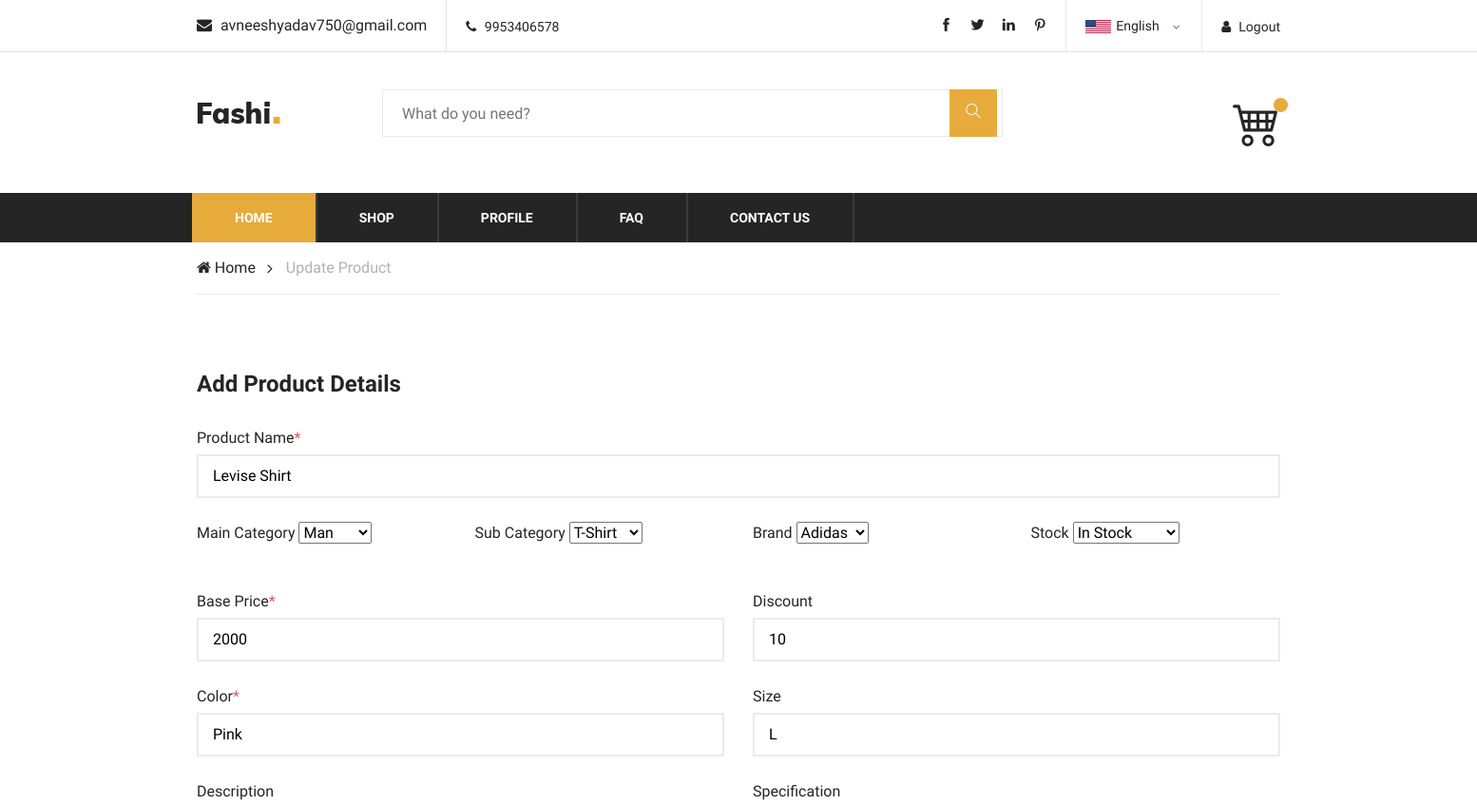
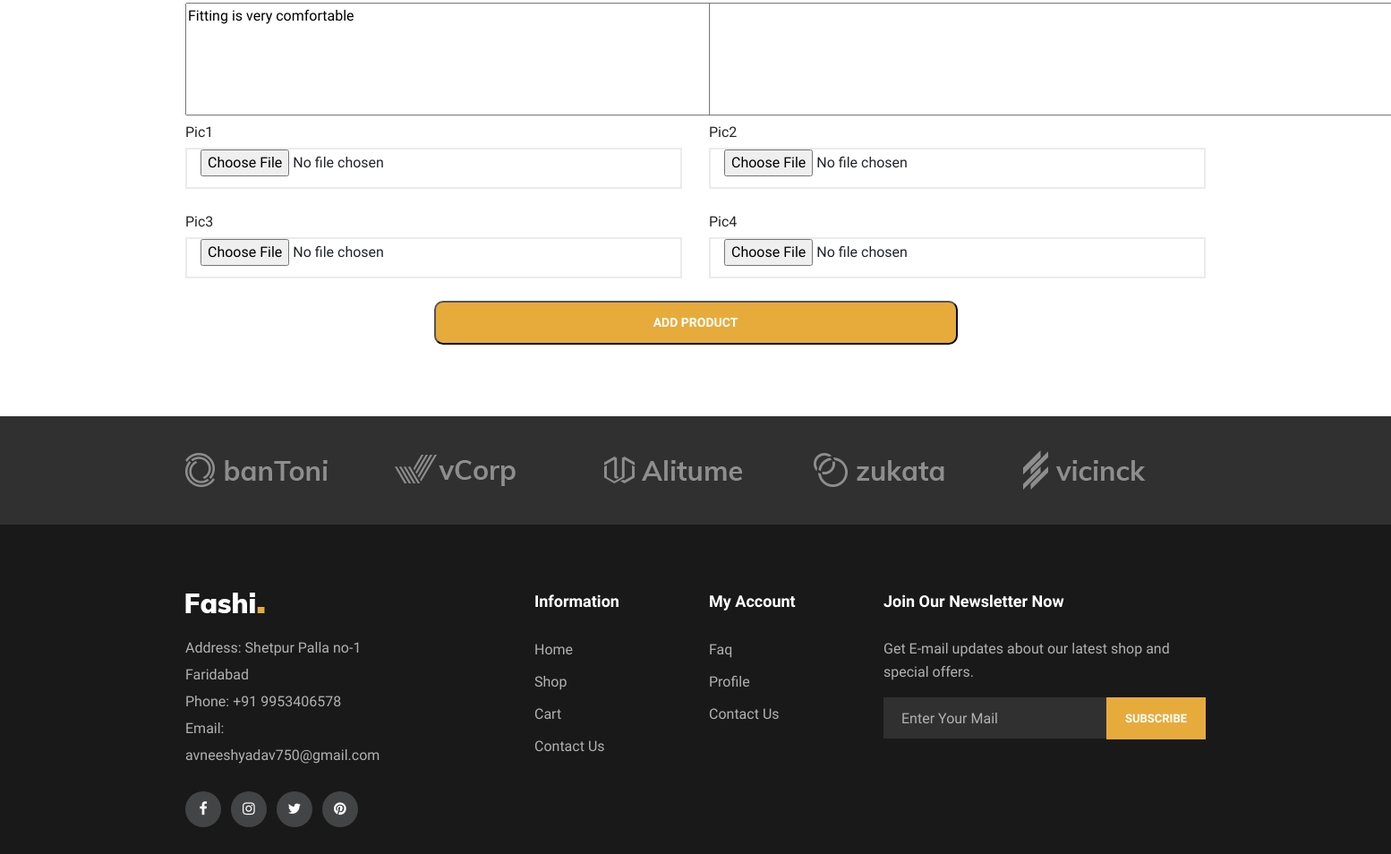
Page /editProduct/6/ (signed in) on the committed database (2 pictures, top to bottom).
### mainApp/models.py (models this page shows, shortened)
class Product(models.Model):
    pid = models.AutoField(primary_key=True)
    name = models.CharField(max_length=50)
    mainCat = models.ForeignKey(MainCat,on_delete=models.CASCADE)
    subCat = models.ForeignKey(SubCat,on_delete=models.CASCADE)
    brand = models.ForeignKey(Brand,on_delete=models.CASCADE)
    seller = models.ForeignKey(Seller,on_delete=models.CASCADE)
    basePrice = models.IntegerField()
    discount = models.IntegerField(default=0,null=True,blank=True)
    finalPrice = models.IntegerField(default=0,null=True,blank=True)
    color = models.CharField(max_length=20)
    size = models.CharField(max_length=10)
    description = models.TextField()
    time = models.DateTimeField(auto_now=True)
    stock = models.BooleanField(default=True)
    pic1 = models.ImageField(upload_to="images/")
    pic2 = models.ImageField(upload_to="images/")
    pic3 = models.ImageField(upload_to="images/")
    pic4 = models.ImageField(upload_to="images/")

### mainApp/views.py (the view, shortened to what this page needs)
# urls.py: path('editProduct/<int:num>/',views.editProduct),
@login_required(login_url='/login/')
def editProduct(request,num):
    mainCat = MainCat.objects.all()
    subCat = SubCat.objects.all()
    brand = Brand.objects.all()
    p = Product.objects.get(pid=num)
    return render (request,"editProduct.html",{
                            "MC":mainCat,
                            "SC":subCat,
                            "BR":brand,
                            "Product":p
                            })

### mainApp/models.py (called while the page is built)
    def __str__(self):
        return self.name

    def __str__(self):
        return self.name

    def __str__(self):
        return self.name

### mainApp/templates/editProduct.html (shortened to what this page needs)
{% extends 'index.html'%}
{% load static %}
{% block body%}
    <div class="breacrumb-section">
        <div class="container">
            <div class="row">
                <div class="col-lg-12">
                    <div class="breadcrumb-text product-more">
                        <a href="/"><i class="fa fa-home"></i> Home</a>
                        <span>Update Product</span>
                    </div>
                </div>
            </div>
        </div>
    </div>
    <section class="checkout-section spad">
        <div class="container">
            <form action="#" method="post" class="checkout-form" enctype="multipart/form-data">
                <div class="row">
                    <div class="col-lg-12">
                        <h4>Add Product Details</h4>
                        <div class="row">
                            <div class="col-lg-12">
                                <label for="name">Product Name<span>*</span></label>
                                <input type="text" id="name" name="name" value="{{Product.name}}">
                            </div>
                            <div class="col-lg-3">
                                <label for="mainCat">Main Category</label>
                                <select name="mainCat">
                                    {% for i in MC %}
                                    <option value="{{i}}">{{i.name}}</option>
                                    {% endfor %}
                                </select>
                            </div>
                            <div class="col-lg-3">
                                <label for="subCat">Sub Category</label>
                                <select name="subCat">
                                    {% for i in SC %}
                                    <option value="{{i}}">{{i.name}}</option>
                                    {% endfor %}
                                </select>
                            </div>
                            <div class="col-lg-3">
                                <label for="brand">Brand</label>
                                <select name="brand">
                                    {% for i in BR %}
                                    <option value="{{i}}">{{i.name}}</option>
                                    {% endfor %}
                                </select>
                            </div>
                            <div class="col-lg-3">
                                <label for="stock">Stock</label>
                                <select name="stock">
                                    <option value="True">In Stock</option>
                                </select>
                            </div>
                            <br>
                            <br>
                            <br>
                            <div class="col-lg-6">
                                <label for="baseprice">Base Price<span>*</span></label>
                                <input type="text" id="baseprice" name="baseprice" value="{{Product.basePrice}}">
                            </div>
                            <div class="col-lg-6">
                                <label for="discount">Discount</label>
                                <input type="text" id="discount" name="discount" value="{{Product.discount}}">
                            </div>
                            <div class="col-lg-6">
                                <label for="color">Color<span>*</span></label>
                                <input type="text" id="color" name="color" value="{{Product.color}}">
                            </div>
                            <div class="col-lg-6">
                                <label for="size">Size</label>
                                <input type="text" id="size" name="size" value="{{Product.size}}">
                            </div>
                            <div class="col-lg-6">
                                <label for="description">Description</label>
                                <textarea name="description" id="description" cols="100" rows="5">{{Product.description}}</textarea>
                            </div>
                            <div class="col-lg-6">
                                <label for="specification">Specification</label>
                                <textarea name="specification" id="specification" cols="100" rows="5">{{Product.specification}}</textarea>
                            </div>
                            <div class="col-lg-6">
                                <label for="pic1">Pic1</label>
                                <input type="file" name="pic1" id="pic1">
                            </div>
                            <div class="col-lg-6">
                                <label for="pic2">Pic2</label>
                                <input type="file" name="pic2" id="pic2">
                            </div>
                            <div class="col-lg-6">
                                <label for="pic3">Pic3</label>
                                <input type="file" name="pic3" id="pic3">
                            </div>
                            <div class="col-lg-6">
                                <label for="pic4">Pic4</label>
                                <input type="file" name="pic4" id="pic4">
                            </div>
                            <button type="submit" style="width:50%; border-radius:10px; margin-left:25%;" class="primary-btn pd-cart">Add Product</button>
                        </div>
                    </div>
                </div>
            </form>
        </div>
    </section>
  {% endblock %}

### mainApp/static/css/style.css (style rules this page uses)
html, body { height: 100%; font-family: "Muli", sans-serif; -webkit-font-smoothing: antialiased; font-smoothing: antialiased; }
h1, h2, h3, h4, h5, h6 { margin: 0; color: #111111; font-weight: 400; font-family: "Muli", sans-serif; }
h4 { font-size: 24px; }
.spad { padding-top: 100px; padding-bottom: 100px; }
.primary-btn { display: inline-block; font-size: 14px; font-weight: 700; padding: 12px 30px; color: #ffffff; background: #e7ab3c; text-transform: uppercase; }
.breadcrumb-text { border-bottom: 1px solid #ebebeb; padding: 15px 0; }
.breadcrumb-text.product-more a:nth-child(1):after { color: #252525; }
.breadcrumb-text a { display: inline-block; font-size: 16px; color: #252525; margin-right: 28px; position: relative; }
.breadcrumb-text a:after { position: absolute; right: -18px; top: 0px; content: ""; font-family: "FontAwesome"; font-size: 16px; color: #b2b2b2; }
.breadcrumb-text span { display: inline-block; color: #b2b2b2; }
.checkout-section { padding-top: 80px; padding-bottom: 80px; }
.checkout-form h4 { color: #252525; font-weight: 700; margin-bottom: 30px; }
.checkout-form label { color: #252525; font-size: 16px; margin-bottom: 5px; }
.checkout-form label span { color: #d85d5c; }
.checkout-form input { width: 100%; height: 46px; border: 2px solid #ebebeb; margin-bottom: 25px; padding-left: 15px; }
@media only screen and (min-width: 1200px) { .container { max-width: 1170px; } }

### rows in the picture
Product: name "Levise Shirt", baseprice "2000", discount "10", color "Pink", size "L", description "Fitting is very comfortable"

### other values in the picture
form field mainCat "Man"
form field subCat "T-Shirt"
form field brand "Adidas"
